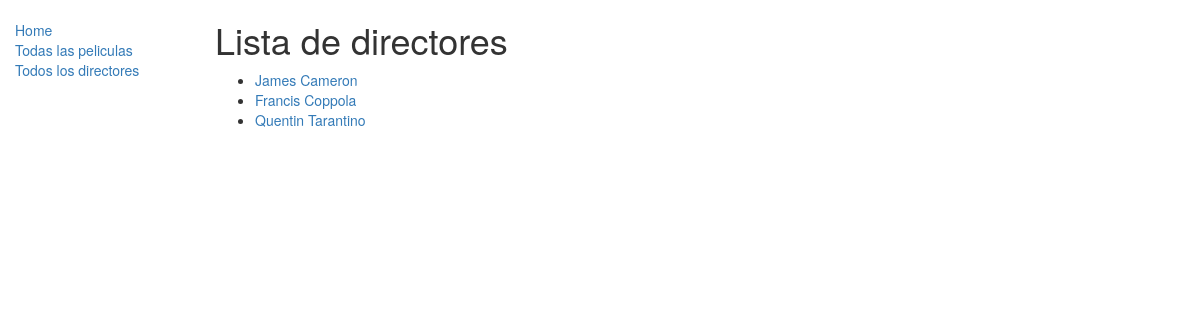
Screenshot of /catalog/director/ with the database file from the repository.
### catalog/models.py (models this page shows, shortened)
class Director(models.Model):
    first_name = models.CharField(max_length=100)
    last_name = models.CharField(max_length=100)
    date_of_birth = models.DateField(null=True, blank=True)
    date_of_death = models.DateField('Died', null=True, blank=True)
    def get_absolute_url(self):
        return reverse('director-detail', args=[str(self.id)])
    class Meta:
        ordering = ['last_name']

### catalog/views.py (the view)
class DirectorListView(generic.ListView):
    model = Director
    context_object_name = 'director_list'

### catalog/templates/catalog/director_list.html
{% extends "base_generic.html" %}
{% block content %}
    <h1>Lista de directores</h1>
    {% if director_list %}
    <ul>
        {% for director in director_list %}
        <li>
            <a href="{{ director.get_absolute_url }}">{{ director.first_name }} {{director.last_name}}</a>
        </li>
        {% endfor %}
    </ul>
    {% else %}
        <p>No hay directores que mostrar</p>
    {% endif %}
{% endblock %}

### rows the page displays
Director: first_name "James", last_name "Cameron"
Director: first_name "Francis", last_name "Coppola"
Director: first_name "Quentin", last_name "Tarantino"
